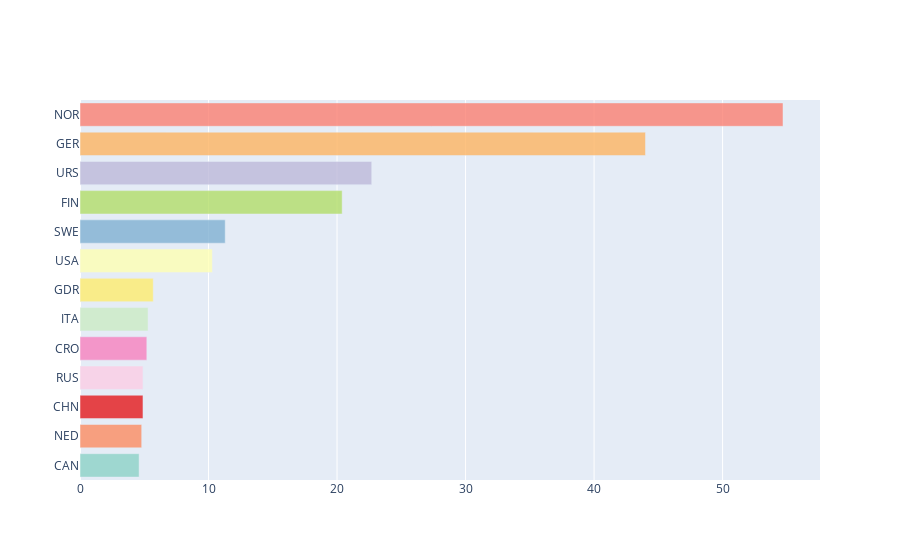

This figure's notebook cell:
### Code cell
bar = go.Bar(
            x=cdata['Score'],
            y=cdata['Country'],
            orientation='h',
            marker = dict(
                 color = data_colors,
            ),
            opacity = 0.8
        )

fig = go.Figure(
    data = bar
)

fig.show()

### Figure 1 — Plotly figure (JSON) as saved in the notebook; plotly's stock layout.template omitted (floating-point values rounded to 4 significant figures)
{"data": [{"marker": {"color": ["rgb(141,211,199)", "rgb(252,141,98)", "rgb(228,26,28)", "rgb(252,205,229)", "rgb(247,129,191)", "rgb(204,235,197)", "rgb(255,237,111)", "rgb(255,255,179)", "rgb(128,177,211)", "rgb(179,222,105)", "rgb(190,186,218)", "rgb(253,180,98)", "rgb(251,128,114)"]}, "opacity": 0.8, "orientation": "h", "type": "bar", "x": [4.6, 4.8, 4.9, 4.9, 5.2, 5.3, 5.7, 10.3, 11.3, 20.4, 22.7, 44, 54.7], "y": ["CAN", "NED", "CHN", "RUS", "CRO", "ITA", "GDR", "USA", "SWE", "FIN", "URS", "GER", "NOR"]}], "layout": {}}
